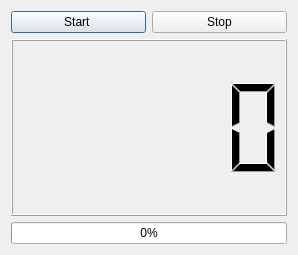
<?xml version="1.0" encoding="UTF-8"?>
<ui version="4.0">
 <class>Dialog</class>
 <widget class="QDialog" name="Dialog">
  <property name="geometry">
   <rect>
    <x>0</x>
    <y>0</y>
    <width>298</width>
    <height>255</height>
   </rect>
  </property>
  <property name="windowTitle">
   <string>Dialog</string>
  </property>
  <layout class="QVBoxLayout" name="verticalLayout">
   <item>
    <layout class="QHBoxLayout" name="horizontalLayout">
     <item>
      <widget class="QPushButton" name="pushButton">
       <property name="text">
        <string>Start </string>
       </property>
      </widget>
     </item>
     <item>
      <widget class="QPushButton" name="pushButton_2">
       <property name="text">
        <string>Stop</string>
       </property>
      </widget>
     </item>
    </layout>
   </item>
   <item>
    <widget class="QLCDNumber" name="lcdNumber"/>
   </item>
   <item>
    <widget class="QProgressBar" name="progressBar">
     <property name="value">
      <number>0</number>
     </property>
    </widget>
   </item>
  </layout>
 </widget>
 <resources/>
 <connections/>
</ui>
